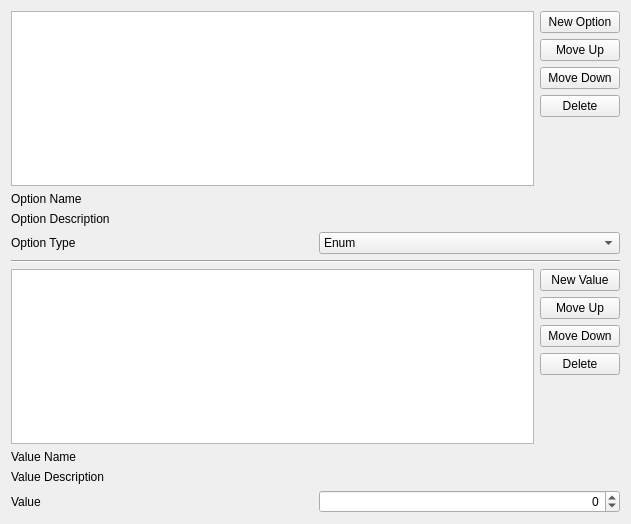
<?xml version="1.0" encoding="UTF-8"?>
<ui version="4.0">
 <class>ScriptEditorPageScriptOptions</class>
 <widget class="QWidget" name="ScriptEditorPageScriptOptions">
  <property name="geometry">
   <rect>
    <x>0</x>
    <y>0</y>
    <width>631</width>
    <height>524</height>
   </rect>
  </property>
  <property name="windowTitle">
   <string>Form</string>
  </property>
  <layout class="QVBoxLayout" name="verticalLayout_2">
   <item>
    <layout class="QHBoxLayout" name="horizontalLayout">
     <item>
      <widget class="QListWidget" name="listOptions"/>
     </item>
     <item>
      <layout class="QVBoxLayout" name="verticalLayout">
       <item>
        <widget class="QPushButton" name="buttonOptionsNew">
         <property name="text">
          <string>New Option</string>
         </property>
        </widget>
       </item>
       <item>
        <widget class="QPushButton" name="buttonOptionsMoveUp">
         <property name="text">
          <string>Move Up</string>
         </property>
        </widget>
       </item>
       <item>
        <widget class="QPushButton" name="buttonOptionsMoveDown">
         <property name="text">
          <string>Move Down</string>
         </property>
        </widget>
       </item>
       <item>
        <widget class="QPushButton" name="buttonOptionsDelete">
         <property name="text">
          <string>Delete</string>
         </property>
        </widget>
       </item>
       <item>
        <spacer name="verticalSpacer">
         <property name="orientation">
          <enum>Qt::Vertical</enum>
         </property>
         <property name="sizeHint" stdset="0">
          <size>
           <width>20</width>
           <height>40</height>
          </size>
         </property>
        </spacer>
       </item>
      </layout>
     </item>
    </layout>
   </item>
   <item>
    <layout class="QGridLayout" name="gridLayout">
     <item row="3" column="1">
      <widget class="QComboBox" name="optionType">
       <item>
        <property name="text">
         <string>Enum</string>
        </property>
       </item>
       <item>
        <property name="text">
         <string>Range</string>
        </property>
       </item>
      </widget>
     </item>
     <item row="2" column="0">
      <widget class="QLabel" name="label_3">
       <property name="text">
        <string>Option Description</string>
       </property>
       <property name="buddy">
        <cstring>optionDesc</cstring>
       </property>
      </widget>
     </item>
     <item row="1" column="0">
      <widget class="QLabel" name="label_2">
       <property name="text">
        <string>Option Name</string>
       </property>
       <property name="buddy">
        <cstring>optionName</cstring>
       </property>
      </widget>
     </item>
     <item row="2" column="1">
      <widget class="ReachStringPicker" name="optionDesc" native="true"/>
     </item>
     <item row="3" column="0">
      <widget class="QLabel" name="label">
       <property name="text">
        <string>Option Type</string>
       </property>
       <property name="buddy">
        <cstring>optionType</cstring>
       </property>
      </widget>
     </item>
     <item row="1" column="1">
      <widget class="ReachStringPicker" name="optionName" native="true"/>
     </item>
    </layout>
   </item>
   <item>
    <widget class="Line" name="line">
     <property name="orientation">
      <enum>Qt::Horizontal</enum>
     </property>
    </widget>
   </item>
   <item>
    <widget class="QStackedWidget" name="stack">
     <widget class="QWidget" name="pageEnum">
      <layout class="QVBoxLayout" name="verticalLayout_4">
       <property name="leftMargin">
        <number>0</number>
       </property>
       <property name="topMargin">
        <number>0</number>
       </property>
       <property name="rightMargin">
        <number>0</number>
       </property>
       <property name="bottomMargin">
        <number>0</number>
       </property>
       <item>
        <layout class="QVBoxLayout" name="verticalLayout_5">
         <item>
          <layout class="QHBoxLayout" name="horizontalLayout_2">
           <item>
            <widget class="QListWidget" name="listValues"/>
           </item>
           <item>
            <layout class="QVBoxLayout" name="verticalLayout_3">
             <item>
              <widget class="QPushButton" name="buttonValuesNew">
               <property name="text">
                <string>New Value</string>
               </property>
              </widget>
             </item>
             <item>
              <widget class="QPushButton" name="buttonValuesMoveUp">
               <property name="text">
                <string>Move Up</string>
               </property>
              </widget>
             </item>
             <item>
              <widget class="QPushButton" name="buttonValuesMoveDown">
               <property name="text">
                <string>Move Down</string>
               </property>
              </widget>
             </item>
             <item>
              <widget class="QPushButton" name="buttonValuesDelete">
               <property name="text">
                <string>Delete</string>
               </property>
              </widget>
             </item>
             <item>
              <spacer name="verticalSpacer_3">
               <property name="orientation">
                <enum>Qt::Vertical</enum>
               </property>
               <property name="sizeHint" stdset="0">
                <size>
                 <width>20</width>
                 <height>40</height>
                </size>
               </property>
              </spacer>
             </item>
            </layout>
           </item>
          </layout>
         </item>
         <item>
          <layout class="QGridLayout" name="gridLayout_3">
           <item row="2" column="1">
            <widget class="ReachStringPicker" name="valueDesc" native="true">
             <property name="toolTip">
              <string>When this value is selected, its description will be shown in place of the option description, unless the value description is zero-length.</string>
             </property>
            </widget>
           </item>
           <item row="3" column="0">
            <widget class="QLabel" name="label_9">
             <property name="text">
              <string>Value</string>
             </property>
             <property name="buddy">
              <cstring>valueValue</cstring>
             </property>
            </widget>
           </item>
           <item row="1" column="1">
            <widget class="ReachStringPicker" name="valueName" native="true"/>
           </item>
           <item row="1" column="0">
            <widget class="QLabel" name="label_7">
             <property name="text">
              <string>Value Name</string>
             </property>
             <property name="buddy">
              <cstring>valueName</cstring>
             </property>
            </widget>
           </item>
           <item row="2" column="0">
            <widget class="QLabel" name="label_8">
             <property name="toolTip">
              <string>When this value is selected, its description will be shown in place of the option description, unless the value description is zero-length.</string>
             </property>
             <property name="text">
              <string>Value Description</string>
             </property>
             <property name="buddy">
              <cstring>valueDesc</cstring>
             </property>
            </widget>
           </item>
           <item row="3" column="1">
            <widget class="QSpinBox" name="valueValue">
             <property name="alignment">
              <set>Qt::AlignRight|Qt::AlignTrailing|Qt::AlignVCenter</set>
             </property>
             <property name="minimum">
              <number>-512</number>
             </property>
             <property name="maximum">
              <number>511</number>
             </property>
            </widget>
           </item>
          </layout>
         </item>
        </layout>
       </item>
      </layout>
     </widget>
     <widget class="QWidget" name="pageRange">
      <layout class="QGridLayout" name="gridLayout_2">
       <property name="leftMargin">
        <number>0</number>
       </property>
       <property name="topMargin">
        <number>0</number>
       </property>
       <property name="rightMargin">
        <number>0</number>
       </property>
       <property name="bottomMargin">
        <number>0</number>
       </property>
       <item row="2" column="0">
        <widget class="QLabel" name="label_6">
         <property name="text">
          <string>Range Default</string>
         </property>
         <property name="buddy">
          <cstring>rangeDefault</cstring>
         </property>
        </widget>
       </item>
       <item row="1" column="0">
        <widget class="QLabel" name="label_5">
         <property name="text">
          <string>Range Maximum</string>
         </property>
         <property name="buddy">
          <cstring>rangeMax</cstring>
         </property>
        </widget>
       </item>
       <item row="0" column="1">
        <widget class="QSpinBox" name="rangeMin">
         <property name="alignment">
          <set>Qt::AlignRight|Qt::AlignTrailing|Qt::AlignVCenter</set>
         </property>
         <property name="minimum">
          <number>-512</number>
         </property>
         <property name="maximum">
          <number>511</number>
         </property>
        </widget>
       </item>
       <item row="0" column="0">
        <widget class="QLabel" name="label_4">
         <property name="text">
          <string>Range Minimum</string>
         </property>
         <property name="buddy">
          <cstring>rangeMin</cstring>
         </property>
        </widget>
       </item>
       <item row="2" column="1">
        <widget class="QSpinBox" name="rangeDefault">
         <property name="alignment">
          <set>Qt::AlignRight|Qt::AlignTrailing|Qt::AlignVCenter</set>
         </property>
         <property name="minimum">
          <number>-512</number>
         </property>
         <property name="maximum">
          <number>511</number>
         </property>
        </widget>
       </item>
       <item row="1" column="1">
        <widget class="QSpinBox" name="rangeMax">
         <property name="alignment">
          <set>Qt::AlignRight|Qt::AlignTrailing|Qt::AlignVCenter</set>
         </property>
         <property name="minimum">
          <number>-512</number>
         </property>
         <property name="maximum">
          <number>511</number>
         </property>
        </widget>
       </item>
       <item row="3" column="0" colspan="2">
        <spacer name="verticalSpacer_2">
         <property name="orientation">
          <enum>Qt::Vertical</enum>
         </property>
         <property name="sizeHint" stdset="0">
          <size>
           <width>20</width>
           <height>40</height>
          </size>
         </property>
        </spacer>
       </item>
      </layout>
     </widget>
    </widget>
   </item>
  </layout>
 </widget>
 <customwidgets>
  <customwidget>
   <class>ReachStringPicker</class>
   <extends>QWidget</extends>
   <header>ui/widgets/string_picker.h</header>
   <container>1</container>
  </customwidget>
 </customwidgets>
 <tabstops>
  <tabstop>listOptions</tabstop>
  <tabstop>buttonOptionsNew</tabstop>
  <tabstop>buttonOptionsMoveUp</tabstop>
  <tabstop>buttonOptionsMoveDown</tabstop>
  <tabstop>buttonOptionsDelete</tabstop>
  <tabstop>optionType</tabstop>
  <tabstop>listValues</tabstop>
  <tabstop>buttonValuesNew</tabstop>
  <tabstop>buttonValuesMoveUp</tabstop>
  <tabstop>buttonValuesMoveDown</tabstop>
  <tabstop>buttonValuesDelete</tabstop>
  <tabstop>valueValue</tabstop>
  <tabstop>rangeMin</tabstop>
  <tabstop>rangeMax</tabstop>
  <tabstop>rangeDefault</tabstop>
 </tabstops>
 <resources/>
 <connections/>
</ui>
